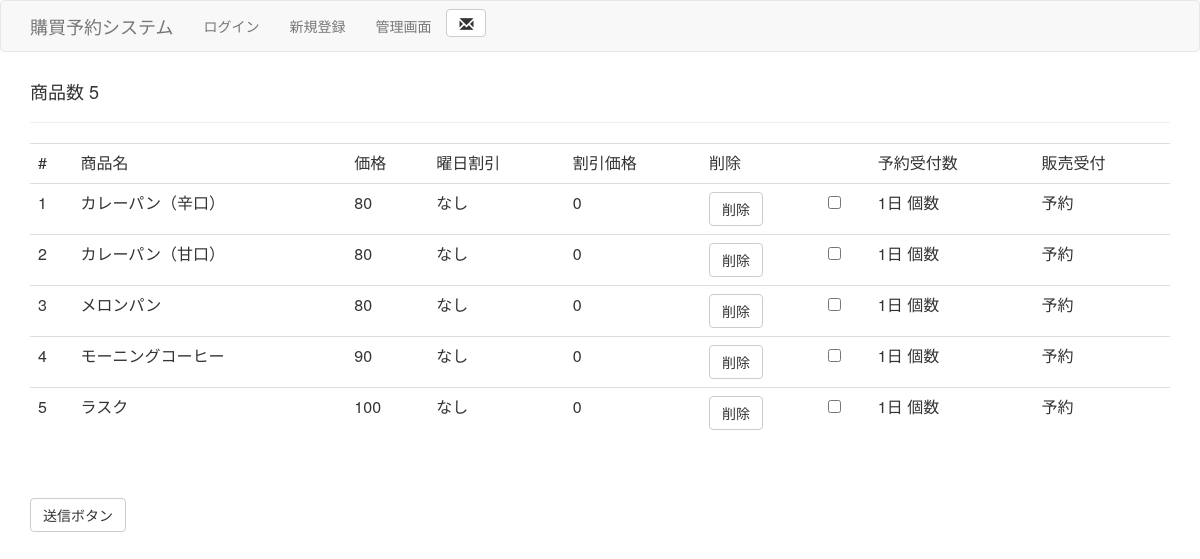
Screenshot of /console/menu_change.php with the database file from the repository.
### tables this page shows
CREATE TABLE `products` (
  `id` int(255) NOT NULL,
  `name` varchar(255) NOT NULL,
  `value` int(255) NOT NULL,
  `dis_day` int(255) NOT NULL,
  `dis_value` int(255) NOT NULL,
  `day_limit` int(255) NOT NULL,
  `status` int(255) NOT NULL,
  `category` int(255) NOT NULL,
  `comment` varchar(255) NOT NULL
);

### console/menu_change.php (the view, shortened to what this page needs)
<form action="menu_changer.php" method="post">
<?php
require("../head.php");
output("メニュー管理ページ");
 ?>
<div class="container">
<table class="table">
<tr><td>#</td><td>商品名</td><td>価格</td><td>曜日割引</td><td>割引価格</td><td>削除</td><td></td><td>予約受付数</td><td>販売受付</td></tr>
<?php
require("../connect_db.php");
$week = array("日", "月", "火", "水", "木", "金", "土","なし");
$query = mysqli_query($link,'SELECT id,name,value,dis_day,dis_value FROM products');
$count = 0;
while ($row = mysqli_fetch_assoc($query)){
  $count ++;
  echo "<tr>";
  echo "<td>",$count,"</td>";
  echo "<td>",$row["name"],"</td>";
  echo "<td>",$row["value"],"</td>";
  echo "<td>",$week[$row["dis_day"]],"</td>";
  echo "<td>",$row["dis_value"],"</td>";
  echo "<td><button class=\"btn btn-default\" type='submit' name='del' value='",$row["id"],"'>削除</button></td>";
  echo "<td><input type='checkbox' name='edit' value='".$count."'></td>";
  echo "<td>1日 個数</td>";
  echo "<td>予約</td>";
  echo "</tr>";
}
  echo "<h4>商品数 $count</h4><hr>";
  echo "</table>";
?>
<input class="btn btn-default" type="submit" value="送信ボタン">
</form>

### head.php
<?php
function output($title){
      echo <<<EOM
      <!DOCTYPE html>
      <meta charset="utf-8">
      <meta http-equiv="Content-Type" content="text/html; charset=UTF-8">
      <html lang = "ja">
      <head>
        <title> $title </title>
        <link href="https://maxcdn.bootstrapcdn.com/bootstrap/3.3.7/css/bootstrap.min.css" rel="stylesheet">
        <script src="https://maxcdn.bootstrapcdn.com/bootstrap/3.3.7/js/bootstrap.min.js"></script>
        <script src="https://ajax.googleapis.com/ajax/libs/jquery/1.11.2/jquery.min.js"></script>
      </head>
    <body>
      <nav class="navbar navbar-default">
        <div class="container">
          <div class="navbar-header">
            <a class="navbar-brand">購買予約システム</a>
          </div>
          <ul class="nav navbar-nav">
            <li class="active">
            <li><a href="/kobai-sys/mypage/login.php">ログイン</a></li>
            <li><a href="/kobai-sys/mypage/regist_form.php">新規登録</a></li>
            <li><a href="/kobai-sys/console">管理画面</a></li>
          </ul>
          <button type="button" class="btn btn-default navbar-btn">
            <span class="glyphicon glyphicon-envelope"></span>
          </button>
        </div>
      </nav>
EOM;
  }

### rows the page displays
products: name "カレーパン（辛口）", value "80", dis_day "なし", dis_value "0", $row["id"] 3 (drawn)
products: name "カレーパン（甘口）", value "80", dis_day "なし", dis_value "0", $row["id"] 4 (drawn)
products: name "メロンパン", value "80", dis_day "なし", dis_value "0", $row["id"] 5 (drawn)
products: name "モーニングコーヒー", value "90", dis_day "なし", dis_value "0", $row["id"] 6 (drawn)
products: name "ラスク", value "100", dis_day "なし", dis_value "0", $row["id"] 7 (drawn)

### other values shown
$count "5"
